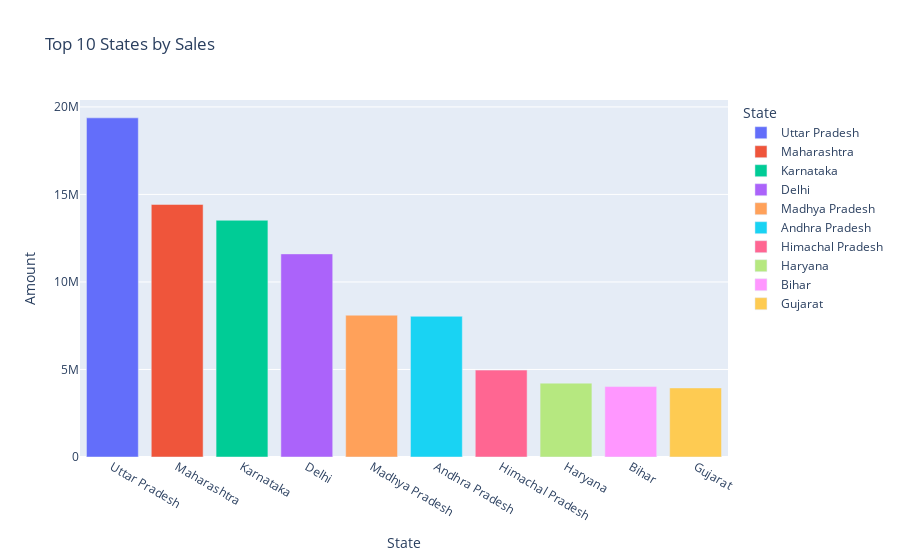

Notebook source saved alongside this figure:
### Code cell
# 2. Sales by State
fig_state = px.bar(df.groupby("State")["Amount"].sum().nlargest(10).reset_index(),
                   x="State", y="Amount", color="State",
                   title="Top 10 States by Sales")

fig_state.show()

### Figure 1 — Plotly figure (JSON) as saved in the notebook; plotly's stock layout.template omitted (floating-point values rounded to 4 significant figures)
{"data": [{"alignmentgroup": "True", "hovertemplate": "State=%{x}<br>Amount=%{y}<extra></extra>", "legendgroup": "Uttar Pradesh", "marker": {"color": "#636efa", "pattern": {"shape": ""}}, "name": "Uttar Pradesh", "offsetgroup": "Uttar Pradesh", "orientation": "v", "showlegend": true, "textposition": "auto", "type": "bar", "x": ["Uttar Pradesh"], "xaxis": "x", "y": [19374968], "yaxis": "y"}, {"alignmentgroup": "True", "hovertemplate": "State=%{x}<br>Amount=%{y}<extra></extra>", "legendgroup": "Maharashtra", "marker": {"color": "#EF553B", "pattern": {"shape": ""}}, "name": "Maharashtra", "offsetgroup": "Maharashtra", "orientation": "v", "showlegend": true, "textposition": "auto", "type": "bar", "x": ["Maharashtra"], "xaxis": "x", "y": [14427543], "yaxis": "y"}, {"alignmentgroup": "True", "hovertemplate": "State=%{x}<br>Amount=%{y}<extra></extra>", "legendgroup": "Karnataka", "marker": {"color": "#00cc96", "pattern": {"shape": ""}}, "name": "Karnataka", "offsetgroup": "Karnataka", "orientation": "v", "showlegend": true, "textposition": "auto", "type": "bar", "x": ["Karnataka"], "xaxis": "x", "y": [13523540], "yaxis": "y"}, {"alignmentgroup": "True", "hovertemplate": "State=%{x}<br>Amount=%{y}<extra></extra>", "legendgroup": "Delhi", "marker": {"color": "#ab63fa", "pattern": {"shape": ""}}, "name": "Delhi", "offsetgroup": "Delhi", "orientation": "v", "showlegend": true, "textposition": "auto", "type": "bar", "x": ["Delhi"], "xaxis": "x", "y": [11600000.0], "yaxis": "y"}, {"alignmentgroup": "True", "hovertemplate": "State=%{x}<br>Amount=%{y}<extra></extra>", "legendgroup": "Madhya Pradesh", "marker": {"color": "#FFA15A", "pattern": {"shape": ""}}, "name": "Madhya Pradesh", "offsetgroup": "Madhya Pradesh", "orientation": "v", "showlegend": true, "textposition": "auto", "type": "bar", "x": ["Madhya Pradesh"], "xaxis": "x", "y": [8101142], "yaxis": "y"}, {"alignmentgroup": "True", "hovertemplate": "State=%{x}<br>Amount=%{y}<extra></extra>", "legendgroup": "Andhra Pradesh", "marker": {"color": "#19d3f3", "pattern": {"shape": ""}}, "name": "Andhra Pradesh", "offsetgroup": "Andhra Pradesh", "orientation": "v", "showlegend": true, "textposition": "auto", "type": "bar", "x": ["Andhra Pradesh"], "xaxis": "x", "y": [8037000.0], "yaxis": "y"}, {"alignmentgroup": "True", "hovertemplate": "State=%{x}<br>Amount=%{y}<extra></extra>", "legendgroup": "Himachal Pradesh", "marker": {"color": "#FF6692", "pattern": {"shape": ""}}, "name": "Himachal Pradesh", "offsetgroup": "Himachal Pradesh", "orientation": "v", "showlegend": true, "textposition": "auto", "type": "bar", "x": ["Himachal Pradesh"], "xaxis": "x", "y": [4963368], "yaxis": "y"}, {"alignmentgroup": "True", "hovertemplate": "State=%{x}<br>Amount=%{y}<extra></extra>", "legendgroup": "Haryana", "marker": {"color": "#B6E880", "pattern": {"shape": ""}}, "name": "Haryana", "offsetgroup": "Haryana", "orientation": "v", "showlegend": true, "textposition": "auto", "type": "bar", "x": ["Haryana"], "xaxis": "x", "y": [4220175], "yaxis": "y"}, {"alignmentgroup": "True", "hovertemplate": "State=%{x}<br>Amount=%{y}<extra></extra>", "legendgroup": "Bihar", "marker": {"color": "#FF97FF", "pattern": {"shape": ""}}, "name": "Bihar", "offsetgroup": "Bihar", "orientation": "v", "showlegend": true, "textposition": "auto", "type": "bar", "x": ["Bihar"], "xaxis": "x", "y": [4022757], "yaxis": "y"}, {"alignmentgroup": "True", "hovertemplate": "State=%{x}<br>Amount=%{y}<extra></extra>", "legendgroup": "Gujarat", "marker": {"color": "#FECB52", "pattern": {"shape": ""}}, "name": "Gujarat", "offsetgroup": "Gujarat", "orientation": "v", "showlegend": true, "textposition": "auto", "type": "bar", "x": ["Gujarat"], "xaxis": "x", "y": [3946082], "yaxis": "y"}], "layout": {"autosize": true, "barmode": "relative", "legend": {"title": {"text": "State"}, "tracegroupgap": 0}, "title": {"text": "Top 10 States by Sales"}, "xaxis": {"anchor": "y", "autorange": true, "categoryarray": ["Uttar Pradesh", "Maharashtra", "Karnataka", "Delhi", "Madhya Pradesh", "Andhra Pradesh", "Himachal Pradesh", "Haryana", "Bihar", "Gujarat"], "categoryorder": "array", "domain": [0, 1], "range": [-0.5, 9.5], "title": {"text": "State"}, "type": "category"}, "yaxis": {"anchor": "x", "autorange": true, "domain": [0, 1], "range": [0, 20390000.0], "title": {"text": "Amount"}, "type": "linear"}}}
